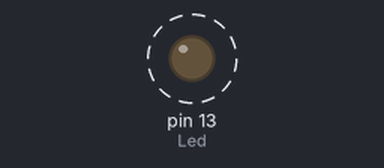
Recording of a sketch running on a simulated Arduino Uno, built with avr-gcc and run on an emulated ATmega328P. On the bench: output pins drawn as LEDs (lit = HIGH). Dashed ring = blinking.

Above: at 0.02 s.
Timing chart, 0 to 3.0 s (numbered marks = the images above):
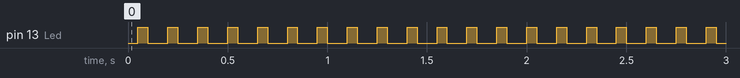

The sketch:

Pr_1_Blink_LED.ino
```cpp
//Problem Statement 1 Blynk an LED using Arduino Uno,Resistor and LED...............
int Led = 13;  //setting 13th Pin to LED

void setup() {      //setting Pin configurations
pinMode(Led,OUTPUT);
}

void loop() {
/* For OFF LED*/
digitalWrite(Led,LOW);
delay(50);
/*For ON LED*/
digitalWrite(Led,HIGH);
delay(50);
/*For OFF LED*/
digitalWrite(Led,LOW);
delay(50);
}
```

Measured:
- by itself, pin 13 (Led): alternates HIGH for 0.05 s and LOW for 0.10 s
